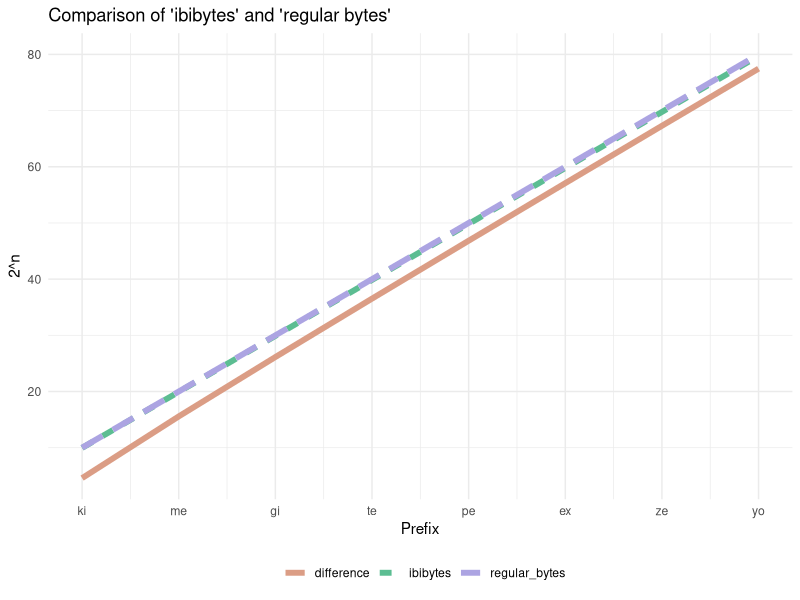

This figure's R source:
## ---- chunk 1
library(ggplot2)
library(dplyr)
library(tidyr)
prefixes <- c("ki", "me", "gi", "te", "pe", "ex", "ze", "yo")
data.frame(
  prefix = factor(prefixes, levels = rev(prefixes)),
  index = 1:8,
  regular_bytes = 2^(seq(10, 80, by = 10)),
  ibibytes = 10^(seq(3, 24, by = 3))
) |>
  mutate(difference = regular_bytes - ibibytes) |>
  pivot_longer(cols = regular_bytes:difference) |>
  ggplot() +
  geom_line(aes(x = index, y = log2(value), color = name, linetype = name), linewidth = 2) +
  theme_minimal() +
  scale_x_continuous(breaks = 1:8, labels = prefixes) +
  scale_color_discrete(name = "", type = hcl.colors(3, palette = "Dynamic")) +
  scale_linetype_discrete(name = "") +
  labs(
    x = "Prefix",
    y = "2^n",
    title = "Comparison of 'ibibytes' and 'regular bytes'"
  ) +
  theme(
    legend.position = "bottom"
  )
